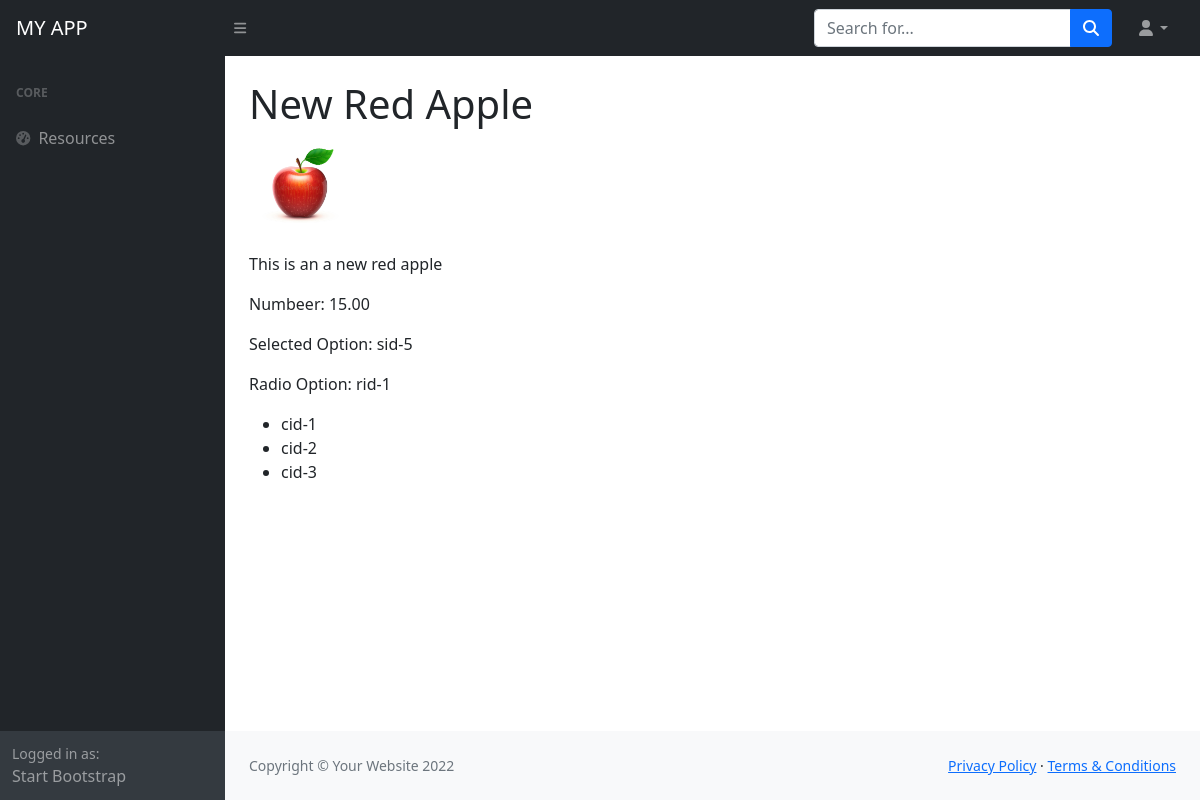
The page /crud/admin/resource_view.php?id=3 on the database its author committed.
### tables this page shows
CREATE TABLE `resources` (
  `id` int(11) NOT NULL,
  `short_text` varchar(32) NOT NULL,
  `number` decimal(10,2) NOT NULL,
  `long_text` text NOT NULL,
  `select_option` varchar(32) NOT NULL,
  `radio` varchar(32) NOT NULL,
  `checkbox` varchar(255) NOT NULL,
  `file` varchar(255) NOT NULL,
  `created_on` timestamp NOT NULL DEFAULT current_timestamp()
);

### crud/inc/functions.php (called while the page is built, shortened)
<?php
function getResourceById($id, $conn){
	$sql = "SELECT * FROM  resources  WHERE id={$id}";
	$result = $conn->query($sql);
	$data = array();
	if ($result->num_rows > 0) {
	  $row = $result->fetch_assoc();
	   $data = $row;
	}
	return $data;
}

### crud/admin/resource_view.php (the view)
<?php
include("inc/header.php");
include("../inc/connect.php");
include("../inc/functions.php");
$id = isset($_GET['id'])? $_GET['id'] : 0 ;
$resource = getResourceById($id, $conn);
$resource['checkbox'] = unserialize($resource['checkbox']);
?>
<h1 class="mt-4"><?php echo $resource['short_text']; ?></h1>
<p>
 <img src="../uploads/<?php echo $resource['file']; ?>" height="100"/>
</p>
<p>
 <?php echo $resource['long_text']; ?>
</p>
<p>
 Numbeer: <?php echo $resource['number']; ?>
</p>
<p>
 Selected Option: <?php echo $resource['select_option']; ?>
</p>
<p>
 Radio Option: <?php echo $resource['radio']; ?>
</p>
<ul>
<?php foreach($resource['checkbox'] as $element): ?>
	<li><?php echo $element; ?></li>
<?php endforeach; ?>
</ul>
<?php include("inc/footer.php"); ?>

### rows shown on the page
resources: short_text "New Red Apple", file (picture), long_text "This is an a new red apple", number "15.00", select_option "sid-5", radio "rid-1"

### other values the page prints
$element "cid-1"
$element "cid-2"
$element "cid-3"
